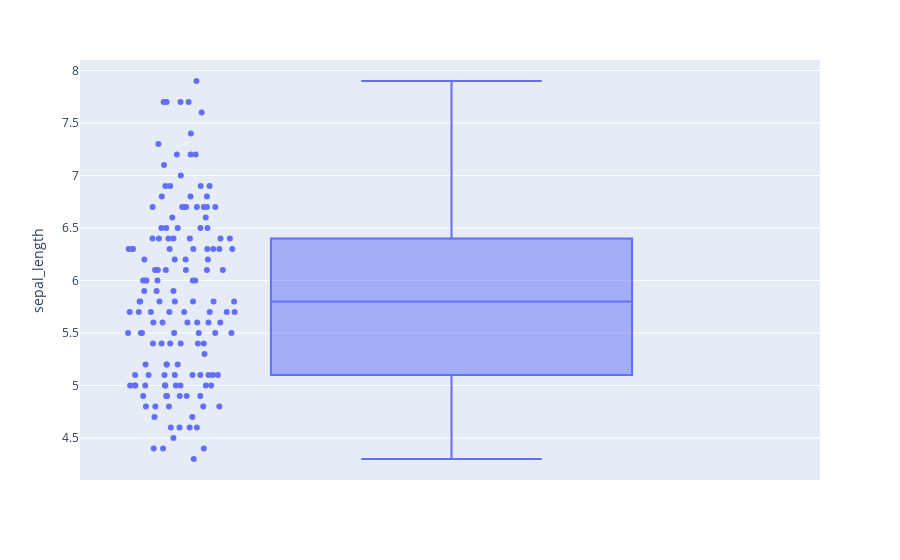

This figure's notebook cell:
### Code cell
px.box(df,y='sepal_length',points='all').show()

### Figure 1 — Plotly figure (JSON) as saved in the notebook; plotly's stock layout.template omitted (floating-point values rounded to 4 significant figures; data arrays with more than 128 entries replaced by an {"elided": "..."} marker saying what was removed)
{"data": [{"alignmentgroup": "True", "boxpoints": "all", "hovertemplate": "sepal_length=%{y}<extra></extra>", "legendgroup": "", "marker": {"color": "#636efa"}, "name": "", "notched": false, "offsetgroup": "", "orientation": "v", "showlegend": false, "type": "box", "x0": " ", "xaxis": "x", "y": {"elided": "150 float values"}, "y0": " ", "yaxis": "y"}], "layout": {"boxmode": "group", "legend": {"tracegroupgap": 0}, "margin": {"t": 60}, "xaxis": {"anchor": "y", "domain": [0, 1]}, "yaxis": {"anchor": "x", "domain": [0, 1], "title": {"text": "sepal_length"}}}}
